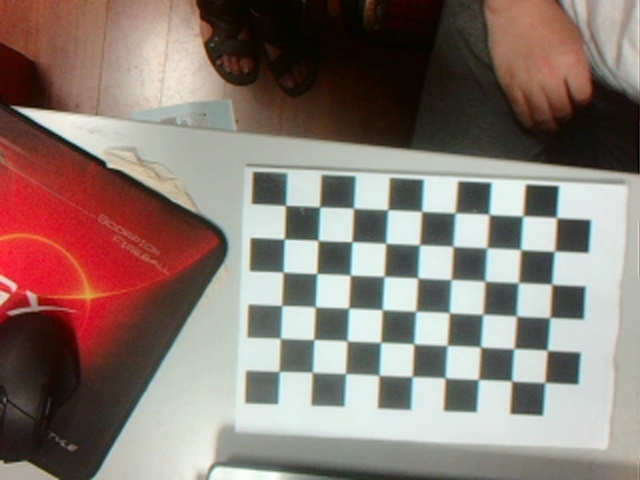
#> input picture camera_img2/img_0left.jpg, 640 x 480 px; its folder holds only this picture in this run
$ python test2.py
#> lines starting #> are read from the running program, lines starting #| are printed output that depends on the picture; after the words box and inside, x2 and y2 are one past the last pixel; in counts of white or black regions, pixels touching at a corner belong together; long printed decimals are rounded
import numpy as np
import cv2
import glob

cbraw = 6
cbcol = 9

# prepare object points, like (0,0,0), (1,0,0), (2,0,0) ....,(6,5,0)
objp = np.zeros((cbraw*cbcol,3), np.float32)
objp[:,:2] = np.mgrid[0:cbraw,0:cbcol].T.reshape(-1,2)

# Arrays to store object points and image points from all the images.
objpoints = [] # 3d point in real world space
imgpoints = [] # 2d points in image plane.

images = glob.glob('.\\camera_img2\\*.jpg')

for fname in images:
    img = cv2.imread(fname)
#> img is the input picture: shape (480, 640, 3); mean B, G, R 114.2, 121.3, 137.3
    #img = cv2.resize(img,None,fx=0.5, fy=0.5, interpolation = cv2.INTER_CUBIC)
    gray = cv2.cvtColor(img,cv2.COLOR_BGR2GRAY)
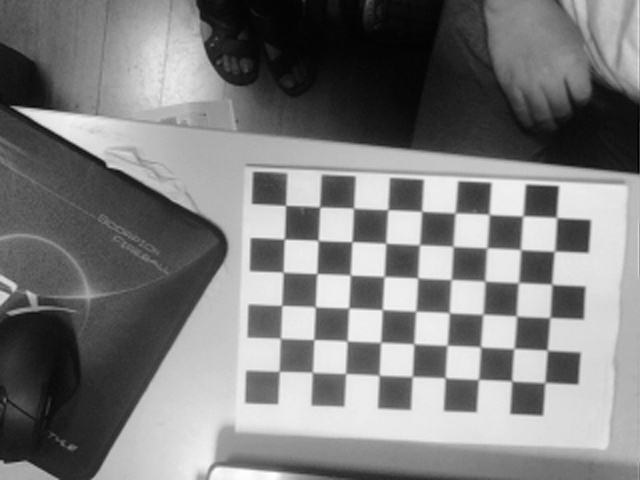
#> gray: shape (480, 640); min 1, max 255, mean 125.2
    #cv2.imshow('gray',gray)
    #cv2.waitKey()

    #寻找角点，存入corners，ret是找到角点的flag
    ret, corners = cv2.findChessboardCorners(gray, (cbraw,cbcol),None)
#> ret = True; corners = 54 rows, first 8: [279.4, 371.5], [280, 338.1], [281.5, 305.5], [283.3, 272], [284.2, 239.5], [285.5, 205.5], [312.3, 371.7], [313.6, 339.5]
    #criteria:角点精准化迭代过程的终止条件
    criteria = (cv2.TERM_CRITERIA_EPS + cv2.TERM_CRITERIA_MAX_ITER, 30, 0.001)
    # If found, add object points, image points (after refining them)
    if ret == True:
        objpoints.append(objp)

        #执行亚像素级角点检测
        corners2 = cv2.cornerSubPix(gray,corners,(11,11),(-1,-1),criteria)
#> corners2 = 54 rows, first 8: [279.2, 371.4], [280.4, 338.3], [281.7, 305.4], [283.2, 272], [284.3, 239.1], [285.5, 205.4], [312.3, 372.3], [313.9, 339.5]
        imgpoints.append(corners2)

        # Draw and display the corners
        img = cv2.drawChessboardCorners(img, (cbraw,cbcol), corners2,ret)
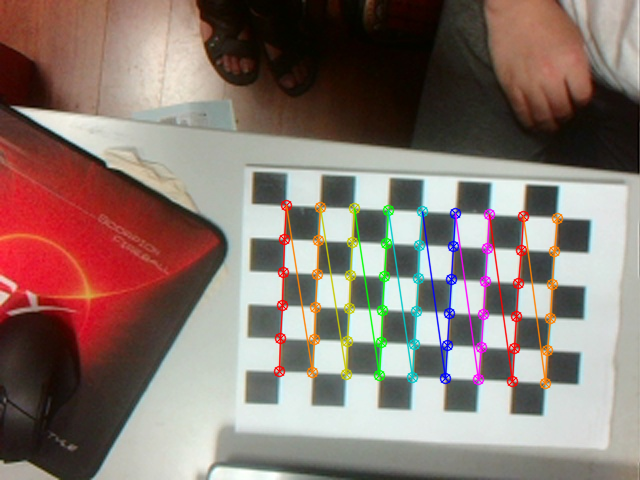
#> img: shape (480, 640, 3); 4.16% of pixels changed, all inside (x1, y1, x2, y2) = (273, 199, 564, 390)
        cv2.imshow('img',img)
        cv2.waitKey()

#标定
# mtx 3*3内参数矩阵 dist 畸变系数 rvecs 旋转向量(外参数) 平移向量(外参数)
ret, mtx, dist, rvecs, tvecs = cv2.calibrateCamera(objpoints, imgpoints, gray.shape[::-1],None,None)
#> ret = 0.181; mtx = [[2206.5, 0, 359.6], [0, 2320.4, 200.6], [0, 0, 1]]; dist = [[-0.288, 83.06, 0.0339, -0.001, -4394.7]]; rvecs = ([0.278, 0.246, -1.51],); tvecs = ([-2.42, 4.85, 66.57],)
img = cv2.imread(".\camera_img\img_0.JPG")
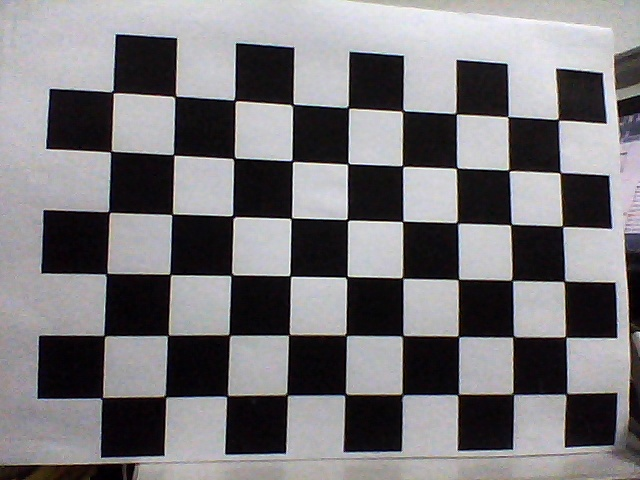
#> input picture camera_img/img_0.jpg, 640 x 480 px, found by its file name
#> img is the input picture: shape (480, 640, 3); mean B, G, R 121.4, 118.2, 120.3

#img = cv2.resize(img,None,fx=0.5, fy=0.5, interpolation = cv2.INTER_CUBIC)
h,w = img.shape[:2]
#> h = 480; w = 640
#显示更大范围的图片（正常重映射之后会删掉一部分图像）
newcameramtx, roi=cv2.getOptimalNewCameraMatrix(mtx,dist,(w,h),1,(w,h))
#> newcameramtx = [[1816.1, 0, 378.5], [0, 2133.1, 192.2], [0, 0, 1]]; roi = (83, 8, 526, 437)
#纠正畸变
dst = cv2.undistort(img, mtx, dist, None, newcameramtx)
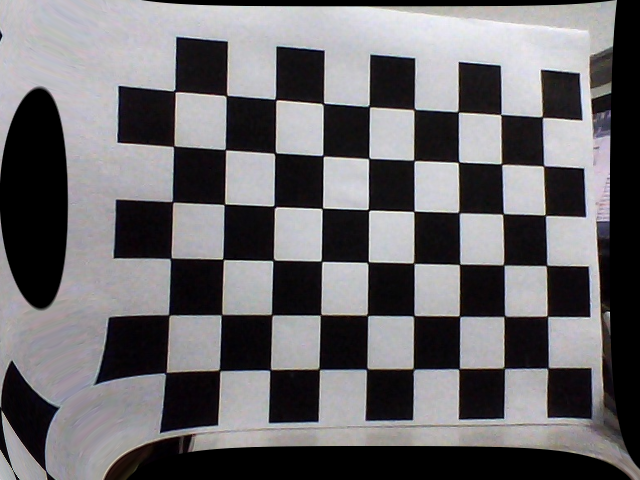
#> dst: shape (480, 640, 3); mean B, G, R 107.7, 104.8, 106.7
#输出纠正畸变以后的图片
x,y,w,h = roi
#> x = 83; y = 8; w = 526; h = 437
dst = dst[y:y+h, x:x+w]
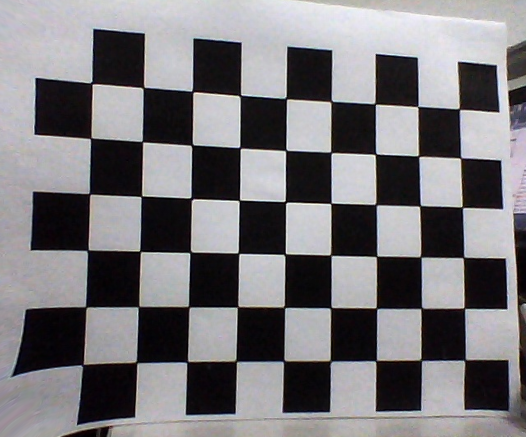
#> dst: shape (437, 526, 3); mean B, G, R 121.2, 117.9, 119.9
cv2.imwrite('calibresult.png',dst)
#输出矩阵参数
print("newcameramtx 外参:\n",newcameramtx)
#| newcameramtx 外参:
#|  [[1.81610324e+03 0.00000000e+00 3.78473226e+02]
#|  [0.00000000e+00 2.13313058e+03 1.92210390e+02]
#|  [0.00000000e+00 0.00000000e+00 1.00000000e+00]]
#print("mtx 内参:\n",mtx)
print("dist 畸变值:\n",dist)
#| dist 畸变值:
#|  [[-2.87923899e-01  8.30611730e+01  3.39347765e-02 -1.00423359e-03
#|   -4.39471890e+03]]
print ("newcameramtx旋转（向量）外参:\n",rvecs)
#| newcameramtx旋转（向量）外参:
#|  (array([[ 0.2776],
#|        [ 0.2457],
#|        [-1.509]]),)
print ("dist平移（向量）外参:\n",tvecs)
#| dist平移（向量）外参:
#|  (array([[-2.415],
#|        [ 4.848],
#|        [66.566]]),)

#计算误差
tot_error = 0
for i in range(len(objpoints)):
    imgpoints2, _ = cv2.projectPoints(objpoints[i], rvecs[i], tvecs[i], mtx, dist)
    error = cv2.norm(imgpoints[i],imgpoints2, cv2.NORM_L2)/len(imgpoints2)
    tot_error += error
#> this loop made 1 pass
#> (error, tot_error) on pass 1: (0.0246, 0.0246)
#> after the loop, tot_error = 0.0246

print("total error: ", tot_error/len(objpoints))
#| total error:  0.02458
cv2.destroyAllWindows()
